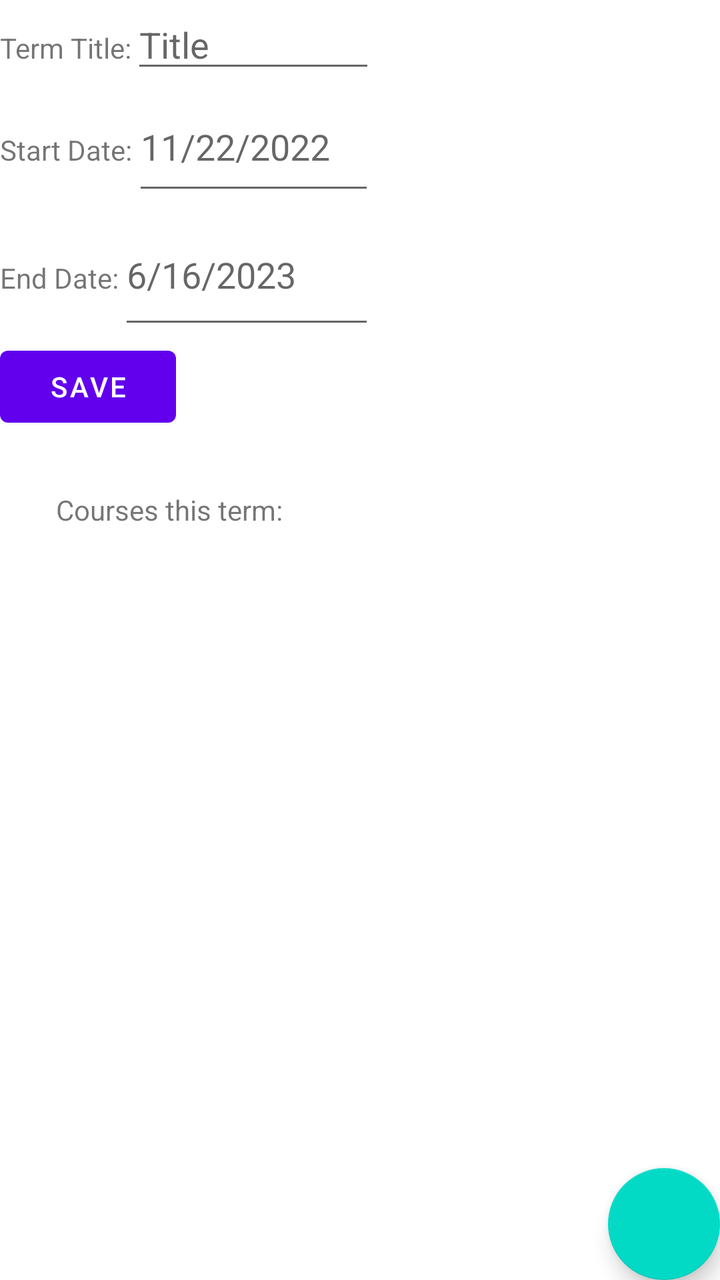
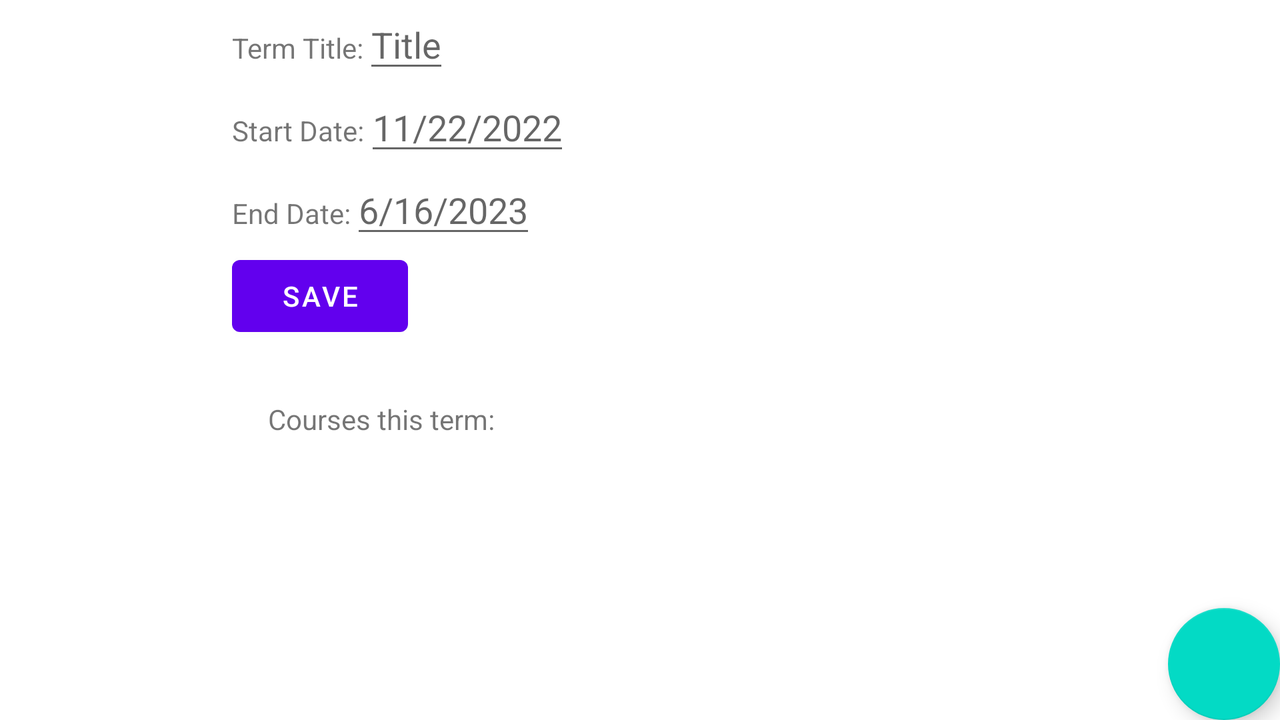

Compare how this app lays out the same screen by default and in its alternative resource folder. The renders come first, then the two layout files and the values they reference.
<!-- AndroidManifest.xml: application theme Theme.StudentPlanner -->
<!-- res/layout/activity_term_details.xml -->
<?xml version="1.0" encoding="utf-8"?>
<androidx.constraintlayout.widget.ConstraintLayout xmlns:android="http://schemas.android.com/apk/res/android"
    xmlns:app="http://schemas.android.com/apk/res-auto"
    xmlns:tools="http://schemas.android.com/tools"
    android:layout_width="match_parent"
    android:layout_height="match_parent"
    tools:context=".controllers.TermDetails">

    <ScrollView
        android:id="@+id/scrollView"
        android:layout_width="match_parent"
        android:layout_height="wrap_content"
        android:orientation="vertical"
        app:layout_constraintTop_toTopOf="parent">

        <LinearLayout
            android:layout_width="match_parent"
            android:layout_height="wrap_content"
            android:orientation="vertical">

            <LinearLayout
                android:layout_width="wrap_content"
                android:layout_height="wrap_content"
                android:orientation="horizontal">

                <TextView
                    android:layout_width="wrap_content"
                    android:layout_height="wrap_content"
                    android:text="Term Title:" />

                <EditText
                    android:id="@+id/title"
                    android:layout_width="122dp"
                    android:layout_height="wrap_content"
                    android:hint="Title" />
            </LinearLayout>

            <LinearLayout
                android:layout_width="wrap_content"
                android:layout_height="wrap_content"
                android:orientation="horizontal">

                <TextView
                    android:layout_width="wrap_content"
                    android:layout_height="wrap_content"
                    android:text="Start Date:" />

                <EditText
                    android:id="@+id/startDate"
                    android:layout_width="121dp"
                    android:layout_height="61dp"
                    android:hint="11/22/2022"
                    android:inputType="none" />
            </LinearLayout>

            <LinearLayout
                android:layout_width="wrap_content"
                android:layout_height="wrap_content"
                android:orientation="horizontal">

                <TextView
                    android:layout_width="wrap_content"
                    android:layout_height="wrap_content"
                    android:text="End Date:" />

                <EditText
                    android:id="@+id/endDate"
                    android:layout_width="128dp"
                    android:layout_height="67dp"
                    android:hint="6/16/2023"
                    android:inputType="none" />
            </LinearLayout>

            <androidx.appcompat.widget.LinearLayoutCompat
                android:layout_width="wrap_content"
                android:layout_height="wrap_content"
                android:orientation="horizontal">

                <Button
                    android:id="@+id/saveTerm"
                    android:layout_width="wrap_content"
                    android:layout_height="wrap_content"
                    android:text="Save" />
            </androidx.appcompat.widget.LinearLayoutCompat>

            <TextView
                android:id="@+id/textView4"
                android:layout_width="wrap_content"
                android:layout_height="wrap_content"
                android:layout_marginStart="28dp"
                android:layout_marginTop="28dp"
                android:text="Courses this term:"
                app:layout_constraintStart_toStartOf="parent"
                app:layout_constraintTop_toBottomOf="@+id/scrollView" />

            <androidx.recyclerview.widget.RecyclerView
                android:id="@+id/courseRecyclerView"
                android:layout_width="353dp"
                android:layout_height="238dp"
                android:layout_marginTop="72dp"
                android:layout_marginRight="28dp"
                app:layout_constraintRight_toRightOf="parent"
                app:layout_constraintTop_toBottomOf="@id/scrollView" />

        </LinearLayout>
    </ScrollView>

    <com.google.android.material.floatingactionbutton.FloatingActionButton
        android:id="@+id/floatingActionButton2"
        android:layout_width="wrap_content"
        android:layout_height="wrap_content"
        android:clickable="true"
        app:srcCompat="@drawable/baseline_add_24"
        app:layout_constraintBottom_toBottomOf="parent"
        app:layout_constraintRight_toRightOf="parent" />

</androidx.constraintlayout.widget.ConstraintLayout>
<!-- resources referenced by this layout -->
<resources>
  <style name="Theme.StudentPlanner" parent="Theme.MaterialComponents.DayNight.DarkActionBar">
          
          <item name="colorPrimary">@color/purple_500</item>
          <item name="colorPrimaryVariant">@color/purple_700</item>
          <item name="colorOnPrimary">@color/white</item>
          
          <item name="colorSecondary">@color/teal_200</item>
          <item name="colorSecondaryVariant">@color/teal_700</item>
          <item name="colorOnSecondary">@color/black</item>
          
          <item name="android:statusBarColor">?attr/colorPrimaryVariant</item>
          
      </style>
</resources>
<!-- res/layout-land/activity_term_details.xml (the repository's variant of the layout above) -->
<!-- drawn on the phone turned sideways -->
<?xml version="1.0" encoding="utf-8"?>
<androidx.constraintlayout.widget.ConstraintLayout xmlns:android="http://schemas.android.com/apk/res/android"
    xmlns:app="http://schemas.android.com/apk/res-auto"
    xmlns:tools="http://schemas.android.com/tools"
    android:layout_width="match_parent"
    android:layout_height="match_parent"
    tools:context=".controllers.TermDetails">

    <ScrollView
        android:id="@+id/scrollView"
        android:layout_width="408dp"
        android:layout_height="match_parent"
        android:orientation="vertical"
        app:layout_constraintBottom_toBottomOf="parent"
        app:layout_constraintEnd_toEndOf="parent"
        app:layout_constraintStart_toStartOf="parent"
        app:layout_constraintTop_toTopOf="parent">

        <LinearLayout
            android:layout_width="match_parent"
            android:layout_height="wrap_content"
            android:orientation="vertical">

            <LinearLayout
                android:layout_width="wrap_content"
                android:layout_height="wrap_content"
                android:orientation="horizontal">

                <TextView
                    android:layout_width="wrap_content"
                    android:layout_height="wrap_content"
                    android:text="Term Title:" />

                <EditText
                    android:id="@+id/title"
                    android:layout_width="wrap_content"
                    android:layout_height="wrap_content"
                    android:hint="Title" />
            </LinearLayout>

            <LinearLayout
                android:layout_width="wrap_content"
                android:layout_height="wrap_content"
                android:orientation="horizontal">

                <TextView
                    android:layout_width="wrap_content"
                    android:layout_height="wrap_content"
                    android:text="Start Date:" />

                <EditText
                    android:id="@+id/startDate"
                    android:layout_width="wrap_content"
                    android:layout_height="wrap_content"
                    android:hint="11/22/2022"
                    android:inputType="none" />
            </LinearLayout>

            <LinearLayout
                android:layout_width="wrap_content"
                android:layout_height="wrap_content"
                android:orientation="horizontal">

                <TextView
                    android:layout_width="wrap_content"
                    android:layout_height="wrap_content"
                    android:text="End Date:" />

                <EditText
                    android:id="@+id/endDate"
                    android:layout_width="wrap_content"
                    android:layout_height="wrap_content"
                    android:hint="6/16/2023"
                    android:inputType="none" />
            </LinearLayout>

            <androidx.appcompat.widget.LinearLayoutCompat
                android:layout_width="wrap_content"
                android:layout_height="wrap_content"
                android:orientation="horizontal">

                <Button
                    android:id="@+id/saveTerm"
                    android:layout_width="wrap_content"
                    android:layout_height="wrap_content"
                    android:text="Save" />
            </androidx.appcompat.widget.LinearLayoutCompat>

            <TextView
                android:id="@+id/textView4"
                android:layout_width="wrap_content"
                android:layout_height="wrap_content"
                android:layout_marginStart="18dp"
                android:layout_marginTop="28dp"
                android:text="Courses this term:"
                app:layout_constraintStart_toStartOf="parent"
                app:layout_constraintTop_toBottomOf="@+id/scrollView" />

            <androidx.recyclerview.widget.RecyclerView
                android:id="@+id/courseRecyclerView"
                android:layout_width="353dp"
                android:layout_height="wrap_content"
                android:layout_marginStart="18dp"
                app:layout_constraintBottom_toBottomOf="parent"
                app:layout_constraintRight_toRightOf="parent"
                app:layout_constraintStart_toStartOf="parent"
                app:layout_constraintTop_toBottomOf="@+id/scrollView" />

        </LinearLayout>
    </ScrollView>

    <com.google.android.material.floatingactionbutton.FloatingActionButton
        android:id="@+id/floatingActionButton2"
        android:layout_width="wrap_content"
        android:layout_height="wrap_content"
        android:clickable="true"
        app:srcCompat="@drawable/baseline_add_24"
        app:layout_constraintBottom_toBottomOf="parent"
        app:layout_constraintRight_toRightOf="parent" />

</androidx.constraintlayout.widget.ConstraintLayout>
